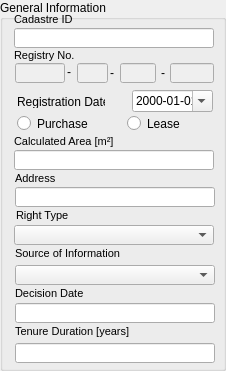
    <widget class="QGroupBox" name="leaseDetailsGBox_3">
     <property name="geometry">
      <rect>
       <x>0</x>
       <y>3</y>
       <width>226</width>
       <height>371</height>
      </rect>
     </property>
     <property name="title">
      <string>General Information</string>
     </property>
     <widget class="QLabel" name="numberLabel_3">
      <property name="geometry">
       <rect>
        <x>14</x>
        <y>6</y>
        <width>200</width>
        <height>20</height>
       </rect>
      </property>
      <property name="minimumSize">
       <size>
        <width>0</width>
        <height>20</height>
       </size>
      </property>
      <property name="maximumSize">
       <size>
        <width>16777215</width>
        <height>20</height>
       </size>
      </property>
      <property name="font">
       <font>
        <pointsize>8</pointsize>
       </font>
      </property>
      <property name="text">
       <string>Cadastre ID</string>
      </property>
      <property name="alignment">
       <set>Qt::AlignBottom|Qt::AlignLeading|Qt::AlignLeft</set>
      </property>
     </widget>
     <widget class="QLabel" name="purposeLabel_3">
      <property name="geometry">
       <rect>
        <x>15</x>
        <y>240</y>
        <width>200</width>
        <height>20</height>
       </rect>
      </property>
      <property name="minimumSize">
       <size>
        <width>0</width>
        <height>20</height>
       </size>
      </property>
      <property name="maximumSize">
       <size>
        <width>16777215</width>
        <height>20</height>
       </size>
      </property>
      <property name="font">
       <font>
        <pointsize>8</pointsize>
       </font>
      </property>
      <property name="text">
       <string>Source of Information</string>
      </property>
      <property name="alignment">
       <set>Qt::AlignBottom|Qt::AlignLeading|Qt::AlignLeft</set>
      </property>
     </widget>
     <widget class="QLabel" name="applicationDateLabel_23">
      <property name="geometry">
       <rect>
        <x>14</x>
        <y>42</y>
        <width>200</width>
        <height>20</height>
       </rect>
      </property>
      <property name="minimumSize">
       <size>
        <width>0</width>
        <height>20</height>
       </size>
      </property>
      <property name="maximumSize">
       <size>
        <width>16777215</width>
        <height>20</height>
       </size>
      </property>
      <property name="font">
       <font>
        <pointsize>8</pointsize>
       </font>
      </property>
      <property name="text">
       <string>Registry No.</string>
      </property>
      <property name="alignment">
       <set>Qt::AlignBottom|Qt::AlignLeading|Qt::AlignLeft</set>
      </property>
     </widget>
     <widget class="QComboBox" name="c_source_cbox">
      <property name="geometry">
       <rect>
        <x>15</x>
        <y>265</y>
        <width>200</width>
        <height>20</height>
       </rect>
      </property>
      <property name="minimumSize">
       <size>
        <width>0</width>
        <height>20</height>
       </size>
      </property>
      <property name="maximumSize">
       <size>
        <width>16777215</width>
        <height>20</height>
       </size>
      </property>
     </widget>
     <widget class="QLabel" name="applicationDateLabel_24">
      <property name="geometry">
       <rect>
        <x>16</x>
        <y>202</y>
        <width>200</width>
        <height>20</height>
       </rect>
      </property>
      <property name="minimumSize">
       <size>
        <width>0</width>
        <height>20</height>
       </size>
      </property>
      <property name="maximumSize">
       <size>
        <width>16777215</width>
        <height>20</height>
       </size>
      </property>
      <property name="font">
       <font>
        <pointsize>8</pointsize>
       </font>
      </property>
      <property name="text">
       <string>Right Type</string>
      </property>
      <property name="alignment">
       <set>Qt::AlignBottom|Qt::AlignLeading|Qt::AlignLeft</set>
      </property>
     </widget>
     <widget class="QLabel" name="beginDateLabel_3">
      <property name="geometry">
       <rect>
        <x>15</x>
        <y>280</y>
        <width>200</width>
        <height>20</height>
       </rect>
      </property>
      <property name="minimumSize">
       <size>
        <width>0</width>
        <height>20</height>
       </size>
      </property>
      <property name="maximumSize">
       <size>
        <width>16777215</width>
        <height>20</height>
       </size>
      </property>
      <property name="font">
       <font>
        <pointsize>8</pointsize>
       </font>
      </property>
      <property name="text">
       <string>Decision Date</string>
      </property>
      <property name="alignment">
       <set>Qt::AlignBottom|Qt::AlignLeading|Qt::AlignLeft</set>
      </property>
     </widget>
     <widget class="QLineEdit" name="c_duration_edit">
      <property name="geometry">
       <rect>
        <x>15</x>
        <y>343</y>
        <width>200</width>
        <height>20</height>
       </rect>
      </property>
      <property name="minimumSize">
       <size>
        <width>0</width>
        <height>20</height>
       </size>
      </property>
      <property name="maximumSize">
       <size>
        <width>16777215</width>
        <height>20</height>
       </size>
      </property>
      <property name="font">
       <font>
        <pointsize>8</pointsize>
       </font>
      </property>
      <property name="readOnly">
       <bool>true</bool>
      </property>
     </widget>
     <widget class="QLabel" name="applicationDateLabel_25">
      <property name="geometry">
       <rect>
        <x>15</x>
        <y>318</y>
        <width>200</width>
        <height>20</height>
       </rect>
      </property>
      <property name="minimumSize">
       <size>
        <width>0</width>
        <height>20</height>
       </size>
      </property>
      <property name="maximumSize">
       <size>
        <width>16777215</width>
        <height>20</height>
       </size>
      </property>
      <property name="font">
       <font>
        <pointsize>8</pointsize>
       </font>
      </property>
      <property name="text">
       <string>Tenure Duration [years]</string>
      </property>
      <property name="alignment">
       <set>Qt::AlignBottom|Qt::AlignLeading|Qt::AlignLeft</set>
      </property>
     </widget>
     <widget class="QLineEdit" name="c_cadastreId_edit">
      <property name="geometry">
       <rect>
        <x>14</x>
        <y>28</y>
        <width>200</width>
        <height>20</height>
       </rect>
      </property>
      <property name="minimumSize">
       <size>
        <width>0</width>
        <height>20</height>
       </size>
      </property>
      <property name="maximumSize">
       <size>
        <width>16777215</width>
        <height>20</height>
       </size>
      </property>
      <property name="font">
       <font>
        <pointsize>8</pointsize>
       </font>
      </property>
      <property name="readOnly">
       <bool>true</bool>
      </property>
     </widget>
     <widget class="QComboBox" name="c_right_type_cbox">
      <property name="geometry">
       <rect>
        <x>14</x>
        <y>225</y>
        <width>200</width>
        <height>20</height>
       </rect>
      </property>
      <property name="minimumSize">
       <size>
        <width>0</width>
        <height>20</height>
       </size>
      </property>
      <property name="maximumSize">
       <size>
        <width>16777215</width>
        <height>20</height>
       </size>
      </property>
     </widget>
     <widget class="QLineEdit" name="c_calculated_area_edit">
      <property name="geometry">
       <rect>
        <x>14</x>
        <y>150</y>
        <width>200</width>
        <height>20</height>
       </rect>
      </property>
      <property name="minimumSize">
       <size>
        <width>0</width>
        <height>20</height>
       </size>
      </property>
      <property name="maximumSize">
       <size>
        <width>16777215</width>
        <height>20</height>
       </size>
      </property>
      <property name="font">
       <font>
        <pointsize>8</pointsize>
       </font>
      </property>
      <property name="readOnly">
       <bool>true</bool>
      </property>
     </widget>
     <widget class="QLabel" name="applicationDateLabel_26">
      <property name="geometry">
       <rect>
        <x>14</x>
        <y>128</y>
        <width>200</width>
        <height>20</height>
       </rect>
      </property>
      <property name="minimumSize">
       <size>
        <width>0</width>
        <height>20</height>
       </size>
      </property>
      <property name="maximumSize">
       <size>
        <width>16777215</width>
        <height>20</height>
       </size>
      </property>
      <property name="font">
       <font>
        <pointsize>8</pointsize>
       </font>
      </property>
      <property name="text">
       <string>Calculated Area [m²]</string>
      </property>
      <property name="alignment">
       <set>Qt::AlignBottom|Qt::AlignLeading|Qt::AlignLeft</set>
      </property>
     </widget>
     <widget class="QLabel" name="applicationDateLabel_27">
      <property name="geometry">
       <rect>
        <x>15</x>
        <y>165</y>
        <width>200</width>
        <height>20</height>
       </rect>
      </property>
      <property name="minimumSize">
       <size>
        <width>0</width>
        <height>20</height>
       </size>
      </property>
      <property name="maximumSize">
       <size>
        <width>16777215</width>
        <height>20</height>
       </size>
      </property>
      <property name="font">
       <font>
        <pointsize>8</pointsize>
       </font>
      </property>
      <property name="text">
       <string>Address</string>
      </property>
      <property name="alignment">
       <set>Qt::AlignBottom|Qt::AlignLeading|Qt::AlignLeft</set>
      </property>
     </widget>
     <widget class="QLineEdit" name="c_address_edit">
      <property name="geometry">
       <rect>
        <x>15</x>
        <y>187</y>
        <width>200</width>
        <height>20</height>
       </rect>
      </property>
      <property name="minimumSize">
       <size>
        <width>0</width>
        <height>20</height>
       </size>
      </property>
      <property name="maximumSize">
       <size>
        <width>16777215</width>
        <height>20</height>
       </size>
      </property>
      <property name="font">
       <font>
        <pointsize>8</pointsize>
       </font>
      </property>
      <property name="readOnly">
       <bool>true</bool>
      </property>
     </widget>
     <widget class="QLineEdit" name="c_decision_date_edit">
      <property name="geometry">
       <rect>
        <x>15</x>
        <y>303</y>
        <width>200</width>
        <height>20</height>
       </rect>
      </property>
      <property name="minimumSize">
       <size>
        <width>0</width>
        <height>20</height>
       </size>
      </property>
      <property name="maximumSize">
       <size>
        <width>16777215</width>
        <height>20</height>
       </size>
      </property>
      <property name="font">
       <font>
        <pointsize>8</pointsize>
       </font>
      </property>
      <property name="readOnly">
       <bool>true</bool>
      </property>
     </widget>
     <widget class="QLineEdit" name="commercial_num_first_edit">
      <property name="enabled">
       <bool>false</bool>
      </property>
      <property name="geometry">
       <rect>
        <x>15</x>
        <y>63</y>
        <width>50</width>
        <height>20</height>
       </rect>
      </property>
     </widget>
     <widget class="QLabel" name="label_46">
      <property name="geometry">
       <rect>
        <x>67</x>
        <y>64</y>
        <width>16</width>
        <height>16</height>
       </rect>
      </property>
      <property name="text">
       <string>-</string>
      </property>
     </widget>
     <widget class="QLabel" name="label_47">
      <property name="geometry">
       <rect>
        <x>161</x>
        <y>65</y>
        <width>16</width>
        <height>16</height>
       </rect>
      </property>
      <property name="text">
       <string>-</string>
      </property>
     </widget>
     <widget class="QLabel" name="label_48">
      <property name="geometry">
       <rect>
        <x>110</x>
        <y>65</y>
        <width>16</width>
        <height>16</height>
       </rect>
      </property>
      <property name="text">
       <string>-</string>
      </property>
     </widget>
     <widget class="QLineEdit" name="commercial_num_last_edit">
      <property name="enabled">
       <bool>false</bool>
      </property>
      <property name="geometry">
       <rect>
        <x>170</x>
        <y>63</y>
        <width>44</width>
        <height>20</height>
       </rect>
      </property>
     </widget>
     <widget class="QLineEdit" name="commercial_num_middle_edit">
      <property name="enabled">
       <bool>false</bool>
      </property>
      <property name="geometry">
       <rect>
        <x>120</x>
        <y>63</y>
        <width>36</width>
        <height>20</height>
       </rect>
      </property>
     </widget>
     <widget class="QLineEdit" name="commercial_num_type_edit">
      <property name="enabled">
       <bool>false</bool>
      </property>
      <property name="geometry">
       <rect>
        <x>77</x>
        <y>63</y>
        <width>31</width>
        <height>20</height>
       </rect>
      </property>
     </widget>
     <widget class="QRadioButton" name="home_purchase_rbutton_2">
      <property name="geometry">
       <rect>
        <x>17</x>
        <y>115</y>
        <width>101</width>
        <height>17</height>
       </rect>
      </property>
      <property name="text">
       <string>Purchase</string>
      </property>
     </widget>
     <widget class="QRadioButton" name="home_lease_rbutton_2">
      <property name="geometry">
       <rect>
        <x>127</x>
        <y>115</y>
        <width>96</width>
        <height>17</height>
       </rect>
      </property>
      <property name="text">
       <string>Lease</string>
      </property>
     </widget>
     <widget class="QLabel" name="label_13">
      <property name="geometry">
       <rect>
        <x>17</x>
        <y>95</y>
        <width>88</width>
        <height>13</height>
       </rect>
      </property>
      <property name="text">
       <string>Registration Date:</string>
      </property>
     </widget>
     <widget class="QDateEdit" name="registration_date_2">
      <property name="geometry">
       <rect>
        <x>132</x>
        <y>90</y>
        <width>81</width>
        <height>22</height>
       </rect>
      </property>
      <property name="displayFormat">
       <string>yyyy-MM-dd</string>
      </property>
      <property name="calendarPopup">
       <bool>true</bool>
      </property>
     </widget>
    </widget>
